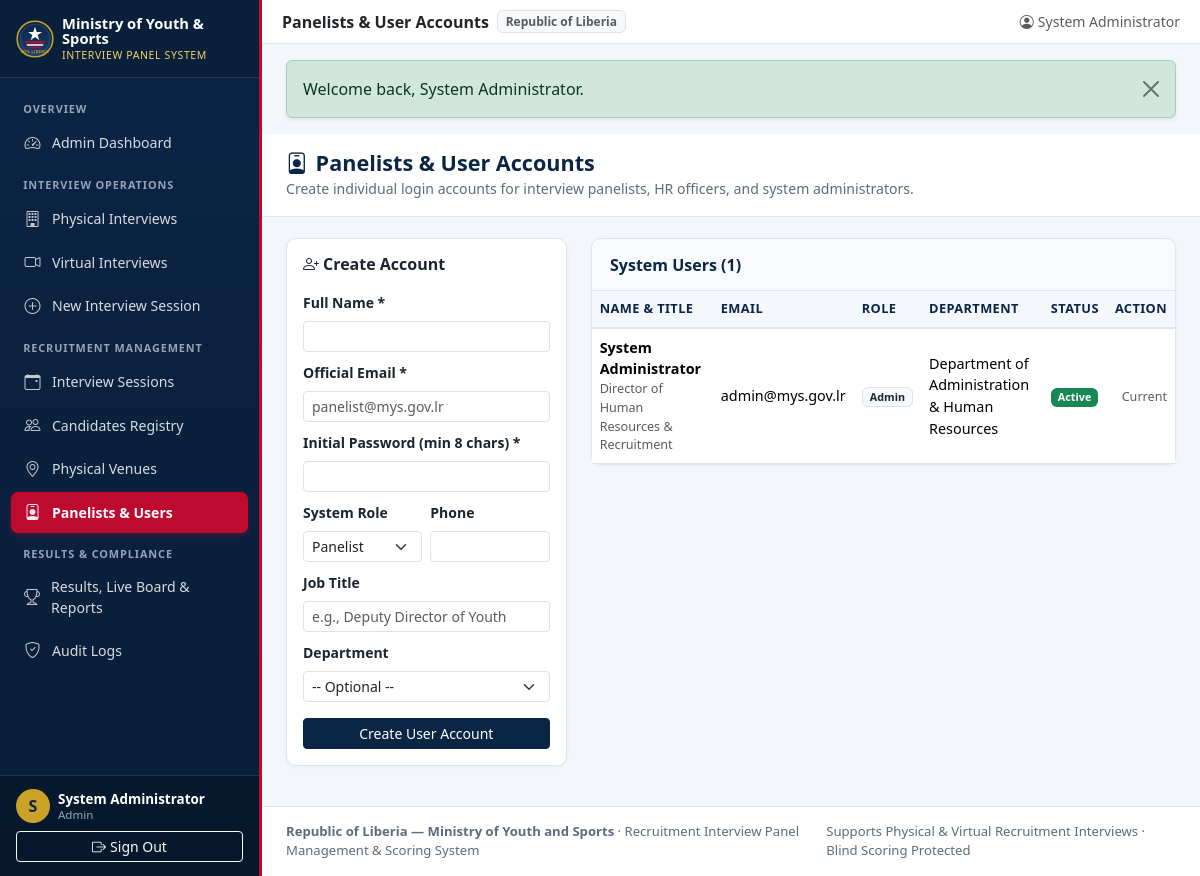
Page /public/admin/users.php (signed in) on the committed database.
### tables this page shows
CREATE TABLE IF NOT EXISTS `users` (
    `id` INT UNSIGNED NOT NULL AUTO_INCREMENT,
    `full_name` VARCHAR(150) NOT NULL,
    `email` VARCHAR(180) NOT NULL,
    `password_hash` VARCHAR(255) NOT NULL,
    `role` ENUM('admin', 'hr_officer', 'panelist') NOT NULL DEFAULT 'panelist',
    `job_title` VARCHAR(150) NULL,
    `department_id` INT UNSIGNED NULL,
    `phone` VARCHAR(40) NULL,
    `is_active` TINYINT(1) NOT NULL DEFAULT 1,
    `last_login_at` DATETIME NULL,
    `created_at` TIMESTAMP NOT NULL DEFAULT CURRENT_TIMESTAMP,
    `updated_at` TIMESTAMP NOT NULL DEFAULT CURRENT_TIMESTAMP ON UPDATE CURRENT_TIMESTAMP,
    PRIMARY KEY (`id`),
    UNIQUE KEY `uq_users_email` (`email`),
    KEY `idx_users_role` (`role`),
    KEY `idx_users_department` (`department_id`)
);

CREATE TABLE IF NOT EXISTS `departments` (
    `id` INT UNSIGNED NOT NULL AUTO_INCREMENT,
    `code` VARCHAR(30) NOT NULL,
    `name` VARCHAR(160) NOT NULL,
    `description` TEXT NULL,
    `is_active` TINYINT(1) NOT NULL DEFAULT 1,
    `created_at` TIMESTAMP NOT NULL DEFAULT CURRENT_TIMESTAMP,
    PRIMARY KEY (`id`),
    UNIQUE KEY `uq_departments_code` (`code`),
    UNIQUE KEY `uq_departments_name` (`name`)
);

### src/Core/Response.php (called while the page is built, shortened)
<?php
final class Response
{
    public static function e(?string $value): string
    {
        return htmlspecialchars((string)$value, ENT_QUOTES | ENT_SUBSTITUTE, 'UTF-8');
    }
    public static function pullFlashes(): array
    {
        $flashes = $_SESSION['_flashes'] ?? [];
        return $flashes;
    }
}

### src/bootstrap.php (called while the page is built, shortened)
<?php
$rootDir = dirname(__DIR__);
spl_autoload_register(static function (string $class) use ($rootDir): void {
    $prefix = 'App\\';
    $relative = substr($class, strlen($prefix));
    $file = $rootDir . '/src/' . str_replace('\\', '/', $relative) . '.php';
});
if (!function_exists('e')) {
    function e(?string $value): string
    {
        return \App\Core\Response::e($value);
    }
}

### src/Core/Auth.php (called while the page is built, shortened)
<?php
final class Auth
{
    public static function user(): ?array
    {
        return $_SESSION['user'] ?? null;
    }
    public static function isAdmin(): bool
    {
        $u = self::user();
        return $u !== null && in_array($u['role'], ['admin', 'hr_officer'], true);
    }
}

### public/admin/users.php (the view, shortened to what this page needs)
<?php
require_once dirname(__DIR__, 2) . '/src/bootstrap.php';
$pdo = Database::getConnection();
$users = $pdo->query(
    'SELECT u.*, d.name AS department_name
     FROM users u
     LEFT JOIN departments d ON d.id = u.department_id
     ORDER BY u.role ASC, u.full_name ASC'
)->fetchAll();
$pageTitle = 'Panelists & User Accounts';
$basePublic = '..';
require dirname(__DIR__, 2) . '/templates/header.php';
?>
<div class="page-header">
    <div class="container-fluid px-3 px-lg-4">
        <h1 class="page-title"><i class="bi bi-person-badge me-2"></i>Panelists &amp; User Accounts</h1>
        <p class="page-subtitle">Create individual login accounts for interview panelists, HR officers, and system administrators.</p>
    </div>
</div>
<div class="container-fluid px-3 px-lg-4">
    <div class="row g-4">
        <div class="col-lg-4">
            <div class="mys-card p-3">
                <h6 class="fw-bold mb-3"><i class="bi bi-person-plus me-1"></i>Create Account</h6>
                <form method="post">
                    <div class="mb-2">
                        <label class="form-label small fw-semibold">Full Name *</label>
                        <input type="text" name="full_name" class="form-control form-control-sm" required>
                    </div>
                    <div class="mb-2">
                        <label class="form-label small fw-semibold">Official Email *</label>
                        <input type="email" name="email" class="form-control form-control-sm" required placeholder="panelist@mys.gov.lr">
                    </div>
                    <div class="mb-2">
                        <label class="form-label small fw-semibold">Initial Password (min 8 chars) *</label>
                        <input type="password" name="password" class="form-control form-control-sm" required minlength="8">
                    </div>
                    <div class="row g-2 mb-2">
                        <div class="col-6">
                            <label class="form-label small fw-semibold">System Role</label>
                            <select name="role" class="form-select form-select-sm">
                                <option value="panelist">Panelist</option>
                            </select>
                        </div>
                        <div class="col-6">
                            <label class="form-label small fw-semibold">Phone</label>
                            <input type="text" name="phone" class="form-control form-control-sm">
                        </div>
                    </div>
                    <div class="mb-2">
                        <label class="form-label small fw-semibold">Job Title</label>
                        <input type="text" name="job_title" class="form-control form-control-sm" placeholder="e.g., Deputy Director of Youth">
                    </div>
                    <div class="mb-3">
                        <label class="form-label small fw-semibold">Department</label>
                        <select name="department_id" class="form-select form-select-sm">
                            <option value="">-- Optional --</option>
                        </select>
                    </div>
                    <button type="submit" class="btn btn-mys btn-sm w-100">Create User Account</button>
                </form>
            </div>
        </div>
        <div class="col-lg-8">
            <div class="mys-card">
                <div class="mys-card-header">System Users (<?= count($users) ?>)</div>
                <div class="table-responsive">
                    <table class="table table-hover mb-0">
                        <thead>
                            <tr>
                                <th>Name &amp; Title</th>
                                <th>Email</th>
                                <th>Role</th>
                                <th>Department</th>
                                <th>Status</th>
                                <th class="text-end">Action</th>
                            </tr>
                        </thead>
                        <tbody>
                        <?php foreach ($users as $u): ?>
                            <tr>
                                <td>
                                    <div class="fw-semibold"><?= e($u['full_name']) ?></div>
                                    <div class="small text-muted"><?= e($u['job_title'] ?: '—') ?></div>
                                </td>
                                <td class="small"><?= e($u['email']) ?></td>
                                <td><span class="badge bg-light text-dark border"><?= e(ucwords(str_replace('_', ' ', $u['role']))) ?></span></td>
                                <td class="small"><?= e($u['department_name'] ?: '—') ?></td>
                                <td>
                                    <span class="badge bg-<?= (int)$u['is_active'] === 1 ? 'success' : 'secondary' ?>">
                                        <?= (int)$u['is_active'] === 1 ? 'Active' : 'Disabled' ?>
                                    </span>
                                </td>
                                <td class="text-end">
                                    <?php if ((int)$u['id'] !== (int)$user['id']): ?>
                                    <form method="post" class="d-inline">
                                        <input type="hidden" name="_csrf" value="<?= e(Auth::csrfToken()) ?>">
                                        <input type="hidden" name="action" value="toggle">
                                        <input type="hidden" name="user_id" value="<?= (int)$u['id'] ?>">
                                        <button class="btn btn-sm btn-outline-secondary py-0 px-2">Toggle</button>
                                    </form>
                                    <?php else: ?>
                                        <span class="small text-muted">Current</span>
                                    <?php endif; ?>
                                </td>
                            </tr>
                        <?php endforeach; ?>
                        </tbody>
                    </table>
                </div>
            </div>
        </div>
    </div>
</div>
<?php require dirname(__DIR__, 2) . '/templates/footer.php'; ?>

### templates/header.php (shortened to what this page needs)
<?php
$user = Auth::user();
$flashes = Response::pullFlashes();
$currentUri = $_SERVER['REQUEST_URI'] ?? '';
$pageTitle = $pageTitle ?? 'MYS Interview Panel System';
$basePublic = $basePublic ?? '..';
?>
<!DOCTYPE html>
<html lang="en">
<head>
    <link href="https://cdn.jsdelivr.net/npm/bootstrap@5.3.3/dist/css/bootstrap.min.css" rel="stylesheet">
    <link href="https://cdn.jsdelivr.net/npm/bootstrap-icons@1.11.3/font/bootstrap-icons.min.css" rel="stylesheet">
    <link href="<?= e($basePublic) ?>/assets/css/app.css" rel="stylesheet">
</head>
<body class="mys-has-sidebar">
<?php if ($user): ?>
<aside class="mys-sidebar offcanvas-lg offcanvas-start no-print" tabindex="-1" id="mysSidebar" aria-labelledby="mysSidebarLabel">
    <div class="mys-sidebar-brand">
        <a href="<?= e($basePublic) ?>/index.php" class="d-flex align-items-center gap-2 text-decoration-none text-white">
            <img src="<?= e($basePublic) ?>/assets/img/mys-emblem.svg" alt="MYS Emblem" width="38" height="38">
            <div class="lh-1">
                <div class="fw-bold" id="mysSidebarLabel" style="font-size:0.92rem;">Ministry of Youth &amp; Sports</div>
                <small style="font-size:0.66rem; color:#F2D16B; letter-spacing:0.6px;">INTERVIEW PANEL SYSTEM</small>
            </div>
        </a>
    </div>
    <div class="mys-sidebar-body">
        <?php if (Auth::isAdmin()): ?>
            <div class="mys-nav-section">Overview</div>
            <ul class="nav flex-column mys-sidebar-nav">
                <li class="nav-item">
                    <a class="nav-link <?= str_contains($currentUri, '/admin/dashboard.php') ? 'active' : '' ?>" href="<?= e($basePublic) ?>/admin/dashboard.php">
                        <i class="bi bi-speedometer2"></i><span>Admin Dashboard</span>
                    </a>
                </li>
            </ul>
            <div class="mys-nav-section">Interview Operations</div>
            <ul class="nav flex-column mys-sidebar-nav">
                <li class="nav-item">
                    <a class="nav-link <?= str_contains($currentUri, '/physical/') ? 'active' : '' ?>" href="<?= e($basePublic) ?>/physical/dashboard.php">
                        <i class="bi bi-building"></i><span>Physical Interviews</span>
                    </a>
                </li>
                <li class="nav-item">
                    <a class="nav-link <?= str_contains($currentUri, '/virtual/') ? 'active' : '' ?>" href="<?= e($basePublic) ?>/virtual/dashboard.php">
                        <i class="bi bi-camera-video"></i><span>Virtual Interviews</span>
                    </a>
                </li>
                <li class="nav-item">
                    <a class="nav-link <?= str_contains($currentUri, '/admin/session_form.php') ? 'active' : '' ?>" href="<?= e($basePublic) ?>/admin/session_form.php">
                        <i class="bi bi-plus-circle"></i><span>New Interview Session</span>
                    </a>
                </li>
            </ul>
            <div class="mys-nav-section">Recruitment Management</div>
            <ul class="nav flex-column mys-sidebar-nav">
                <li class="nav-item">
                    <a class="nav-link <?= (str_contains($currentUri, '/admin/sessions.php') || str_contains($currentUri, '/admin/session_view.php') || str_contains($currentUri, '/admin/criteria.php')) ? 'active' : '' ?>" href="<?= e($basePublic) ?>/admin/sessions.php">
                        <i class="bi bi-calendar-event"></i><span>Interview Sessions</span>
                    </a>
                </li>
                <li class="nav-item">
                    <a class="nav-link <?= str_contains($currentUri, '/admin/candidates.php') ? 'active' : '' ?>" href="<?= e($basePublic) ?>/admin/candidates.php">
                        <i class="bi bi-people"></i><span>Candidates Registry</span>
                    </a>
                </li>
                <li class="nav-item">
                    <a class="nav-link <?= str_contains($currentUri, '/admin/venues.php') ? 'active' : '' ?>" href="<?= e($basePublic) ?>/admin/venues.php">
                        <i class="bi bi-geo-alt"></i><span>Physical Venues</span>
                    </a>
                </li>
                <li class="nav-item">
                    <a class="nav-link <?= str_contains($currentUri, '/admin/users.php') ? 'active' : '' ?>" href="<?= e($basePublic) ?>/admin/users.php">
                        <i class="bi bi-person-badge"></i><span>Panelists &amp; Users</span>
                    </a>
                </li>
            </ul>
            <div class="mys-nav-section">Results &amp; Compliance</div>
            <ul class="nav flex-column mys-sidebar-nav">
                <li class="nav-item">
                    <a class="nav-link <?= str_contains($currentUri, '/results/') ? 'active' : '' ?>" href="<?= e($basePublic) ?>/results/index.php">
                        <i class="bi bi-trophy"></i><span>Results, Live Board &amp; Reports</span>
                    </a>
                </li>
                <li class="nav-item">
                    <a class="nav-link <?= str_contains($currentUri, '/admin/audit_logs.php') ? 'active' : '' ?>" href="<?= e($basePublic) ?>/admin/audit_logs.php">
                        <i class="bi bi-shield-check"></i><span>Audit Logs</span>
                    </a>
                </li>
            </ul>
        <?php endif; ?>
    </div>
    <div class="mys-sidebar-footer">
        <div class="d-flex align-items-center gap-2 mb-2">
            <div class="mys-avatar"><?= e(strtoupper(substr($user['full_name'], 0, 1))) ?></div>
            <div class="overflow-hidden lh-sm">
                <div class="fw-semibold text-white text-truncate" style="font-size:0.84rem;"><?= e($user['full_name']) ?></div>
                <div class="text-truncate" style="font-size:0.72rem; color:#94A3B8;"><?= e(ucwords(str_replace('_', ' ', $user['role']))) ?></div>
            </div>
        </div>
        <a href="<?= e($basePublic) ?>/logout.php" class="btn btn-sm btn-outline-light w-100">
            <i class="bi bi-box-arrow-right me-1"></i>Sign Out
        </a>
    </div>
</aside>
<?php endif; ?>
<div class="mys-main-shell d-flex flex-column min-vh-100">
    <header class="mys-topbar no-print">
        <div class="d-flex align-items-center gap-2">
            <span class="fw-semibold text-dark d-none d-sm-inline"><?= e($pageTitle) ?></span>
            <span class="badge bg-light text-muted border d-none d-md-inline-block">Republic of Liberia</span>
        </div>
        <?php if ($user): ?>
            <div class="d-flex align-items-center gap-2 small">
                <span class="text-muted d-none d-md-inline"><i class="bi bi-person-circle me-1"></i><?= e($user['full_name']) ?></span>
            </div>
        <?php endif; ?>
    </header>
    <main class="flex-grow-1">
        <?php if (!empty($flashes)): ?>
            <div class="container-fluid px-3 px-lg-4 pt-3 no-print">
                <?php foreach ($flashes as $flash): ?>
                    <div class="alert alert-<?= e($flash['type']) ?> alert-dismissible fade show shadow-sm" role="alert">
                        <?= e($flash['message']) ?>
                        <button type="button" class="btn-close" data-bs-dismiss="alert" aria-label="Close"></button>
                    </div>
                <?php endforeach; ?>
            </div>
        <?php endif; ?>

### rows in the picture
users: full_name "S", full_name "System Administrator", role "Admin", job_title "Director of Human Resources & Recruitment", email "admin@mys.gov.lr", department.name "Department of Administration & Human Resources", is_active "Active", shows "Current"

### other values in the picture
$pageTitle "Panelists & User Accounts"
$flash['message'] "Welcome back, System Administrator."
count($users) "1"
